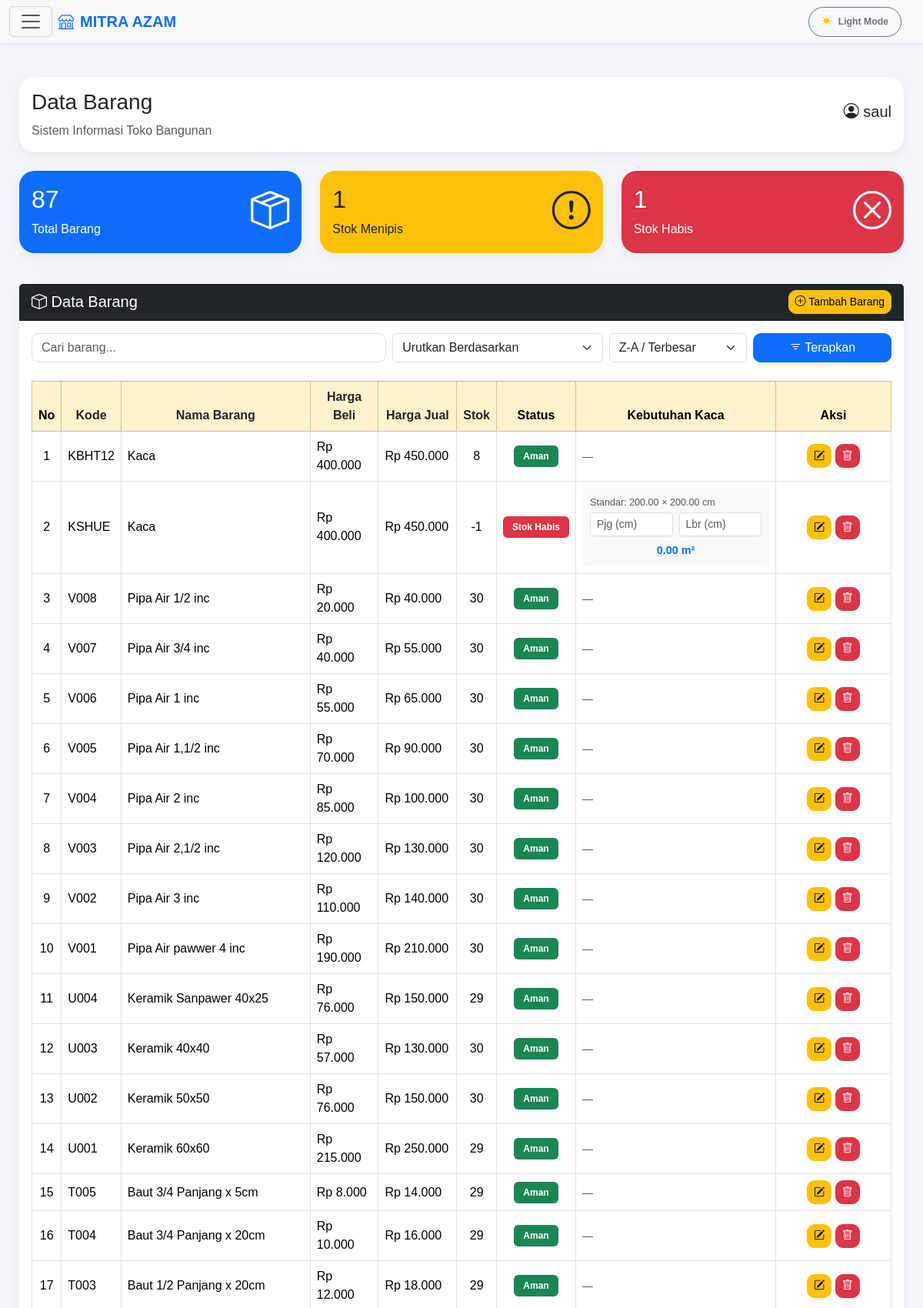
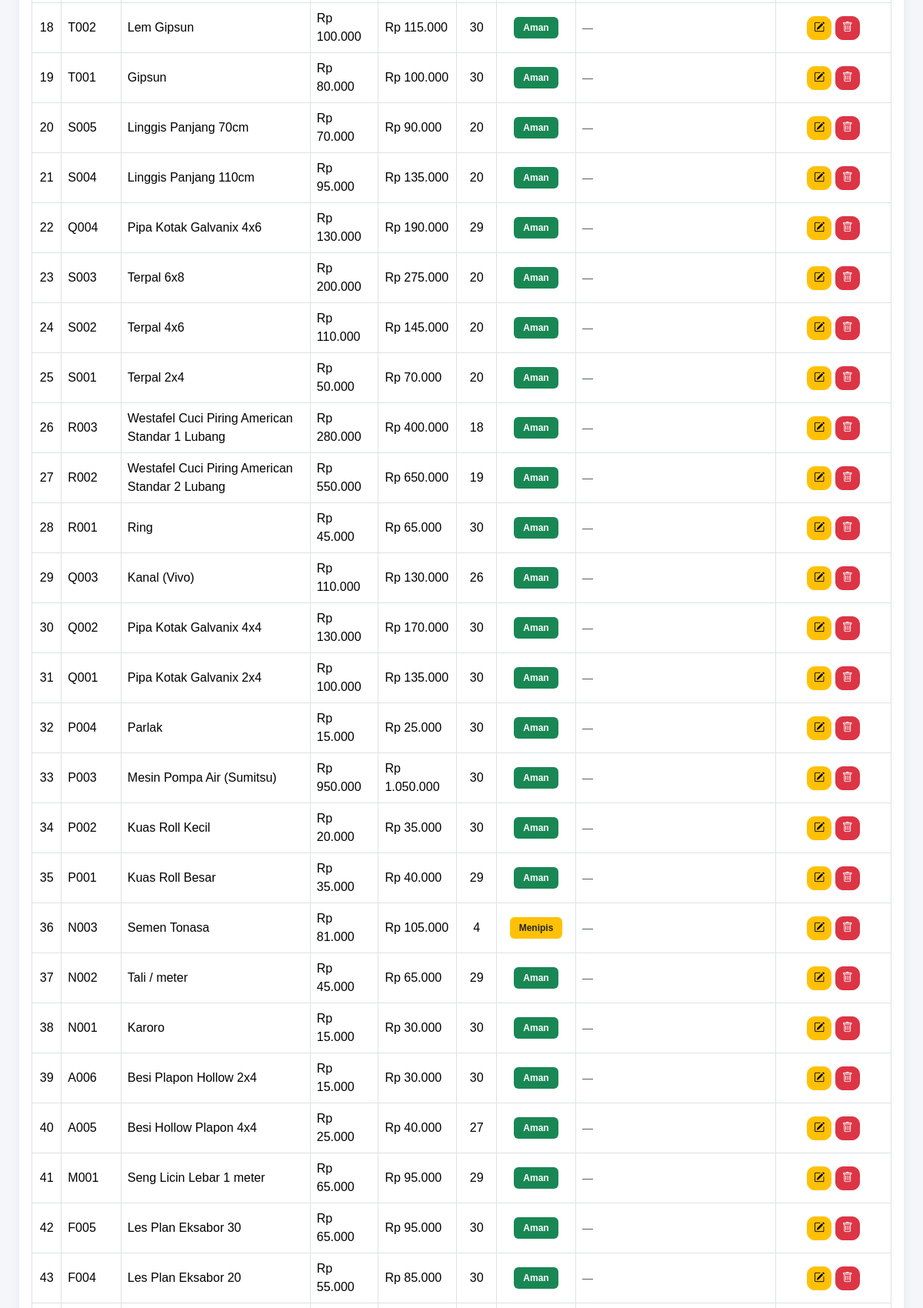
The page /admin/barang.php (signed in, upper part) on the database its author committed (2 pictures, top to bottom).
### tables this page shows
CREATE TABLE `barang` (
  `id_barang` int(11) NOT NULL AUTO_INCREMENT,
  `kode_barang` varchar(20) NOT NULL,
  `nama_barang` varchar(100) NOT NULL,
  `harga_beli` int(11) NOT NULL,
  `harga_jual` int(11) NOT NULL,
  `stok` int(11) NOT NULL,
  `stok_minimum` int(11) NOT NULL,
  `tanggal` date NOT NULL,
  `jenis_penjualan` enum('Normal','Kaca') DEFAULT 'Normal',
  `panjang_standar` decimal(10,2) DEFAULT NULL,
  `lebar_standar` decimal(10,2) DEFAULT NULL,
  PRIMARY KEY (`id_barang`)
);

### admin/barang.php (the view, shortened to what this page needs)
<?php
require_once '../config/koneksi.php';
$current_tema = $_SESSION['tema'] ?? 'light';
$cari   = $_GET['cari'] ?? '';
$sort   = $_GET['sort'] ?? 'id_barang';
$order  = $_GET['order'] ?? 'DESC';
$filter = $_GET['filter'] ?? '';
$query = "SELECT * FROM barang WHERE 1=1";
$query .= " ORDER BY $sort $order";
$data = mysqli_query($conn, $query);
$total_barang = 0;
$q_total = mysqli_query($conn, "SELECT COUNT(*) as total FROM barang");
if ($q_total) {
    $d_total = mysqli_fetch_assoc($q_total);
    $total_barang = $d_total['total'];
}
$stok_menipis = 0;
$q_stok = mysqli_query($conn, "SELECT COUNT(*) as total FROM barang WHERE stok > 0 AND stok <= stok_minimum");
if ($q_stok) {
    $d_stok = mysqli_fetch_assoc($q_stok);
    $stok_menipis = $d_stok['total'];
}
$q_habis = mysqli_query($conn, "SELECT * FROM barang WHERE stok <= 0");
$total_habis = mysqli_num_rows($q_habis);
?>
<!DOCTYPE html>
<html lang="id" data-bs-theme="<?= $current_tema ?>">
<head>
    <link href="https://cdn.jsdelivr.net/npm/bootstrap@5.3.3/dist/css/bootstrap.min.css" rel="stylesheet">
    <link rel="stylesheet" href="https://cdn.jsdelivr.net/npm/bootstrap-icons@1.11.3/font/bootstrap-icons.min.css">
</head>
<body class="<?= ($current_tema == 'dark') ? 'dark-theme' : ''; ?>">
<nav class="navbar bg-body-tertiary fixed-top shadow-sm">
  <div class="container-fluid">
    <button class="navbar-toggler" type="button" data-bs-toggle="offcanvas" data-bs-target="#offcanvasNavbar">
      <span class="navbar-toggler-icon"></span>
    </button>
    <a class="navbar-brand d-flex align-items-center me-auto ms-2 fw-bold text-primary" href="dashboard.php">
      <i class="bi bi-shop me-2"></i> MITRA AZAM
    </a>
    <button class="btn btn-sm btn-outline-secondary rounded-pill px-3 py-2 d-flex align-items-center gap-2 me-3" id="themeToggleBtn">
        <i class="bi <?= $current_tema == 'dark' ? 'bi-moon-stars-fill text-warning' : 'bi-sun-fill text-warning'; ?>"></i>
        <span class="small fw-semibold d-none d-md-inline"><?= $current_tema == 'dark' ? 'Dark Mode' : 'Light Mode'; ?></span>
    </button>
  </div>
</nav>
<div class="content">
    <div class="card mb-4">
        <div class="card-body d-flex justify-content-between align-items-center flex-wrap">
            <div>
                <h3>Data Barang</h3>
                <p class="mb-0 text-muted">Sistem Informasi Toko Bangunan</p>
            </div>
            <div>
                <h5>
                    <i class="bi bi-person-circle"></i>
                    <?= htmlspecialchars($_SESSION['nama'] ?? 'User'); ?>
                </h5>
            </div>
        </div>
    </div>
    <div class="row mb-4">
        <div class="col-md-4 mb-3">
            <a href="barang.php" class="text-decoration-none">
                <div class="card bg-primary text-white">
                    <div class="card-body d-flex justify-content-between align-items-center">
                        <div>
                            <h2><?= $total_barang; ?></h2>
                            <p class="mb-0">Total Barang</p>
                        </div>
                        <i class="bi bi-box-seam" style="font-size:50px;"></i>
                    </div>
                </div>
            </a>
        </div>
        <div class="col-md-4 mb-3">
            <a href="barang.php?filter=menipis" class="text-decoration-none">
                <div class="card bg-warning text-dark">
                    <div class="card-body d-flex justify-content-between align-items-center">
                        <div>
                            <h2><?= $stok_menipis; ?></h2>
                            <p class="mb-0">Stok Menipis</p>
                        </div>
                        <i class="bi bi-exclamation-circle" style="font-size:50px;"></i>
                    </div>
                </div>
            </a>
        </div>
        <div class="col-md-4 mb-3">
            <a href="barang.php?filter=habis" class="text-decoration-none">
                <div class="card bg-danger text-white">
                    <div class="card-body d-flex justify-content-between align-items-center">
                        <div>
                            <h2><?= $total_habis; ?></h2>
                            <p class="mb-0">Stok Habis</p>
                        </div>
                        <i class="bi bi-x-circle" style="font-size:50px;"></i>
                    </div>
                </div>
            </a>
        </div>
    </div>
    <div class="card">
        <div class="card-header bg-dark text-white d-flex justify-content-between align-items-center">
            <h5 class="mb-0"><i class="bi bi-box"></i> Data Barang</h5>
            <a href="tambah_barang.php" class="btn btn-warning btn-sm">
                <i class="bi bi-plus-circle"></i> Tambah Barang
            </a>
        </div>
        <div class="card-body">
            <form method="GET" class="mb-4">
                <div class="row g-2">
                    <div class="col-md-5">
                        <input type="text" name="cari" class="form-control search-box" placeholder="Cari barang..." value="<?= htmlspecialchars($cari); ?>">
                    </div>
                    <div class="col-md-3">
                        <select name="sort" class="form-select">
                            <option value="id_barang" <?= ($sort == 'id_barang') ? 'selected' : ''; ?>>Urutkan Berdasarkan</option>
                        </select>
                    </div>
                    <div class="col-md-2">
                        <select name="order" class="form-select">
                            <option value="DESC" <?= ($order == 'DESC') ? 'selected' : ''; ?>>Z-A / Terbesar</option>
                        </select>
                    </div>
                    <div class="col-md-2">
                        <button class="btn btn-primary w-100" type="submit">
                            <i class="bi bi-filter"></i> Terapkan
                        </button>
                    </div>
                </div>
            </form>
            <div class="table-responsive">
                <table class="table table-bordered table-hover align-middle">
                    <thead class="table-warning text-center">
                        <tr>
                            <th>No</th>
                            <th><a href="?sort=kode_barang&order=<?= ($sort == 'kode_barang' && $order == 'ASC') ? 'DESC' : 'ASC'; ?>&cari=<?= urlencode($cari); ?>&filter=<?= urlencode($filter); ?>" class="text-decoration-none text-dark">Kode</a></th>
                            <th><a href="?sort=nama_barang&order=<?= ($sort == 'nama_barang' && $order == 'ASC') ? 'DESC' : 'ASC'; ?>&cari=<?= urlencode($cari); ?>&filter=<?= urlencode($filter); ?>" class="text-decoration-none text-dark">Nama Barang</a></th>
                            <th><a href="?sort=harga_beli&order=<?= ($sort == 'harga_beli' && $order == 'ASC') ? 'DESC' : 'ASC'; ?>&cari=<?= urlencode($cari); ?>&filter=<?= urlencode($filter); ?>" class="text-decoration-none text-dark">Harga Beli</a></th>
                            <th><a href="?sort=harga_jual&order=<?= ($sort == 'harga_jual' && $order == 'ASC') ? 'DESC' : 'ASC'; ?>&cari=<?= urlencode($cari); ?>&filter=<?= urlencode($filter); ?>" class="text-decoration-none text-dark">Harga Jual</a></th>
                            <th><a href="?sort=stok&order=<?= ($sort == 'stok' && $order == 'ASC') ? 'DESC' : 'ASC'; ?>&cari=<?= urlencode($cari); ?>&filter=<?= urlencode($filter); ?>" class="text-decoration-none text-dark">Stok</a></th>
                            <th>Status</th>
                            <th width="260">Kebutuhan Kaca</th>
                            <th width="150">Aksi</th>
                        </tr>
                    </thead>
                    <tbody>
                    <?php if(mysqli_num_rows($data) > 0): ?>
                        <?php $no = 1; ?>
                        <?php while($d = mysqli_fetch_assoc($data)): ?>
                            <?php
                            $kode_barang = mysqli_real_escape_string($conn, $d['kode_barang']);
                            $cek_valid = mysqli_query($conn, "SELECT COUNT(DISTINCT nama_barang) AS total FROM barang WHERE kode_barang = '$kode_barang'");
                            $hasil_valid = mysqli_fetch_assoc($cek_valid);
                            $class_row = ($hasil_valid['total'] > 1) ? "kode-tidak-valid" : "kode-valid";
                            ?>
                            <tr class="<?= $class_row; ?>">
                                <td class="text-center"><?= $no++; ?></td>
                                <td><?= htmlspecialchars($d['kode_barang']); ?></td>
                                <td><?= htmlspecialchars($d['nama_barang']); ?></td>
                                <td>Rp <?= number_format($d['harga_beli'],0,',','.'); ?></td>
                                <td>Rp <?= number_format($d['harga_jual'],0,',','.'); ?></td>
                                <td class="text-center"><?= $d['stok']; ?></td>
                                <td class="text-center">
                                    <?php if($d['stok'] <= 0): ?>
                                        <span class="badge bg-danger">Stok Habis</span>
                                    <?php elseif($d['stok'] <= $d['stok_minimum']): ?>
                                        <span class="badge bg-warning text-dark">Menipis</span>
                                    <?php else: ?>
                                        <span class="badge bg-success">Aman</span>
                                    <?php endif; ?>
                                </td>
                                <td>
                                    <?php if(strtolower($d['jenis_penjualan'] ?? '') == 'kaca'): ?>
                                        <div class="kaca-calculator">
                                            <small class="text-muted d-block mb-1">
                                                Standar: <?= $d['panjang_standar'] ?? '-' ?> × <?= $d['lebar_standar'] ?? '-' ?> cm
                                            </small>
                                            <div class="row g-2">
                                                <div class="col-6">
                                                    <input type="number" step="0.01" class="form-control form-control-sm panjang" placeholder="Pjg (cm)" onkeyup="hitungKaca(this)">
                                                </div>
                                                <div class="col-6">
                                                    <input type="number" step="0.01" class="form-control form-control-sm lebar" placeholder="Lbr (cm)" onkeyup="hitungKaca(this)">
                                                </div>
                                            </div>
                                            <div class="mt-2 text-center">
                                                <strong class="result text-primary">0.00 m²</strong>
                                            </div>
                                        </div>
                                    <?php else: ?>
                                        <small class="text-muted">—</small>
                                    <?php endif; ?>
                                </td>
                                <td class="text-center">
                                    <a href="edit_barang.php?id=<?= urlencode($d['id_barang']); ?>" class="btn btn-warning btn-sm"><i class="bi bi-pencil-square"></i></a>
                                    <a href="hapus_barang.php?id=<?= urlencode($d['id_barang']); ?>" class="btn btn-danger btn-sm" onclick="return confirm('Yakin ingin hapus data?')"><i class="bi bi-trash"></i></a>
                                </td>
                            </tr>
                        <?php endwhile; ?>
                    <?php else: ?>
                        <tr>
                            <td colspan="9" class="text-center text-danger">Data Tidak Ditemukan</td>
                        </tr>
                    <?php endif; ?>
                    </tbody>
                </table>
            </div>
        </div>
    </div>
</div>
</body>
</html>

### admin/barang.php (style rules this page uses)
body { background:#f4f6f9; overflow-x:hidden; font-family:Arial,sans-serif; transition: background-color 0.3s, color 0.3s; }
.content { padding: 25px; margin-top: 75px; }
.card { border:none; border-radius:20px; box-shadow:0 5px 15px rgba(0,0,0,0.05); transition:.3s; }
.btn { border-radius:10px; }
.badge { padding:8px 12px; }
.search-box { border-radius:10px; }
.kode-valid { background:#e8fff1 !important; }
.kaca-calculator { background: #f8f9fa; border-radius: 10px; padding: 10px; font-size: 0.9rem; }

### rows shown on the page
barang: kode_barang "KBHT12", nama_barang "Kaca", harga_beli "400.000", harga_jual "450.000", stok "8", stok_minimum "Aman"
barang: kode_barang "KSHUE", nama_barang "Kaca", harga_beli "400.000", harga_jual "450.000", stok "-1", shows "Stok Habis", panjang_standar "200.00", lebar_standar "200.00"
barang: kode_barang "V008", nama_barang "Pipa Air 1/2 inc", harga_beli "20.000", harga_jual "40.000", stok "30", stok_minimum "Aman"
barang: kode_barang "V007", nama_barang "Pipa Air 3/4 inc", harga_beli "40.000", harga_jual "55.000", stok "30", stok_minimum "Aman"
barang: kode_barang "V006", nama_barang "Pipa Air 1 inc", harga_beli "55.000", harga_jual "65.000", stok "30", stok_minimum "Aman"
barang: kode_barang "V005", nama_barang "Pipa Air 1,1/2 inc", harga_beli "70.000", harga_jual "90.000", stok "30", stok_minimum "Aman"
barang: kode_barang "V004", nama_barang "Pipa Air 2 inc", harga_beli "85.000", harga_jual "100.000", stok "30", stok_minimum "Aman"
barang: kode_barang "V003", nama_barang "Pipa Air 2,1/2 inc", harga_beli "120.000", harga_jual "130.000", stok "30", stok_minimum "Aman"
barang: kode_barang "V002", nama_barang "Pipa Air 3 inc", harga_beli "110.000", harga_jual "140.000", stok "30", stok_minimum "Aman"
barang: kode_barang "V001", nama_barang "Pipa Air pawwer 4 inc", harga_beli "190.000", harga_jual "210.000", stok "30", stok_minimum "Aman"
barang: kode_barang "U004", nama_barang "Keramik Sanpawer 40x25", harga_beli "76.000", harga_jual "150.000", stok "29", stok_minimum "Aman"
barang: kode_barang "U003", nama_barang "Keramik 40x40", harga_beli "57.000", harga_jual "130.000", stok "30", stok_minimum "Aman"
barang: kode_barang "U002", nama_barang "Keramik 50x50", harga_beli "76.000", harga_jual "150.000", stok "30", stok_minimum "Aman"
barang: kode_barang "U001", nama_barang "Keramik 60x60", harga_beli "215.000", harga_jual "250.000", stok "29", stok_minimum "Aman"
barang: kode_barang "T005", nama_barang "Baut 3/4 Panjang x 5cm", harga_beli "8.000", harga_jual "14.000", stok "29", stok_minimum "Aman"
barang: kode_barang "T004", nama_barang "Baut 3/4 Panjang x 20cm", harga_beli "10.000", harga_jual "16.000", stok "29", stok_minimum "Aman"
barang: kode_barang "T003", nama_barang "Baut 1/2 Panjang x 20cm", harga_beli "12.000", harga_jual "18.000", stok "29", stok_minimum "Aman"
barang: kode_barang "T002", nama_barang "Lem Gipsun", harga_beli "100.000", harga_jual "115.000", stok "30", stok_minimum "Aman"
barang: kode_barang "T001", nama_barang "Gipsun", harga_beli "80.000", harga_jual "100.000", stok "30", stok_minimum "Aman"
barang: kode_barang "S005", nama_barang "Linggis Panjang 70cm", harga_beli "70.000", harga_jual "90.000", stok "20", stok_minimum "Aman"
barang: kode_barang "S004", nama_barang "Linggis Panjang 110cm", harga_beli "95.000", harga_jual "135.000", stok "20", stok_minimum "Aman"
barang: kode_barang "Q004", nama_barang "Pipa Kotak Galvanix 4x6", harga_beli "130.000", harga_jual "190.000", stok "29", stok_minimum "Aman"
barang: kode_barang "S003", nama_barang "Terpal 6x8", harga_beli "200.000", harga_jual "275.000", stok "20", stok_minimum "Aman"
barang: kode_barang "S002", nama_barang "Terpal 4x6", harga_beli "110.000", harga_jual "145.000", stok "20", stok_minimum "Aman"
barang: kode_barang "S001", nama_barang "Terpal 2x4", harga_beli "50.000", harga_jual "70.000", stok "20", stok_minimum "Aman"
barang: kode_barang "R003", nama_barang "Westafel Cuci Piring American Standar 1 Lubang", harga_beli "280.000", harga_jual "400.000", stok "18", stok_minimum "Aman"
barang: kode_barang "R002", nama_barang "Westafel Cuci Piring American Standar 2 Lubang", harga_beli "550.000", harga_jual "650.000", stok "19", stok_minimum "Aman"
barang: kode_barang "R001", nama_barang "Ring", harga_beli "45.000", harga_jual "65.000", stok "30", stok_minimum "Aman"
barang: kode_barang "Q003", nama_barang "Kanal (Vivo)", harga_beli "110.000", harga_jual "130.000", stok "26", stok_minimum "Aman"
barang: kode_barang "Q002", nama_barang "Pipa Kotak Galvanix 4x4", harga_beli "130.000", harga_jual "170.000", stok "30", stok_minimum "Aman"
barang: kode_barang "Q001", nama_barang "Pipa Kotak Galvanix 2x4", harga_beli "100.000", harga_jual "135.000", stok "30", stok_minimum "Aman"
barang: kode_barang "P004", nama_barang "Parlak", harga_beli "15.000", harga_jual "25.000", stok "30", stok_minimum "Aman"
barang: kode_barang "P003", nama_barang "Mesin Pompa Air (Sumitsu)", harga_beli "950.000", harga_jual "1.050.000", stok "30", stok_minimum "Aman"
barang: kode_barang "P002", nama_barang "Kuas Roll Kecil", harga_beli "20.000", harga_jual "35.000", stok "30", stok_minimum "Aman"
barang: kode_barang "P001", nama_barang "Kuas Roll Besar", harga_beli "35.000", harga_jual "40.000", stok "29", stok_minimum "Aman"
barang: kode_barang "N003", nama_barang "Semen Tonasa", harga_beli "81.000", harga_jual "105.000", stok "4", stok_minimum "Menipis"
barang: kode_barang "N002", nama_barang "Tali / meter", harga_beli "45.000", harga_jual "65.000", stok "29", stok_minimum "Aman"
barang: kode_barang "N001", nama_barang "Karoro", harga_beli "15.000", harga_jual "30.000", stok "30", stok_minimum "Aman"
barang: kode_barang "A006", nama_barang "Besi Plapon Hollow 2x4", harga_beli "15.000", harga_jual "30.000", stok "30", stok_minimum "Aman"
barang: kode_barang "A005", nama_barang "Besi Hollow Plapon 4x4", harga_beli "25.000", harga_jual "40.000", stok "27", stok_minimum "Aman"
barang: kode_barang "M001", nama_barang "Seng Licin Lebar 1 meter", harga_beli "65.000", harga_jual "95.000", stok "29", stok_minimum "Aman"
barang: kode_barang "F005", nama_barang "Les Plan Eksabor 30", harga_beli "65.000", harga_jual "95.000", stok "30", stok_minimum "Aman"
barang: kode_barang "F004", nama_barang "Les Plan Eksabor 20", harga_beli "55.000", harga_jual "85.000", stok "30", stok_minimum "Aman"

### other values the page prints
$_SESSION['nama'] "saul"
$total_barang "87"
$stok_menipis "1"
$total_habis "1"
